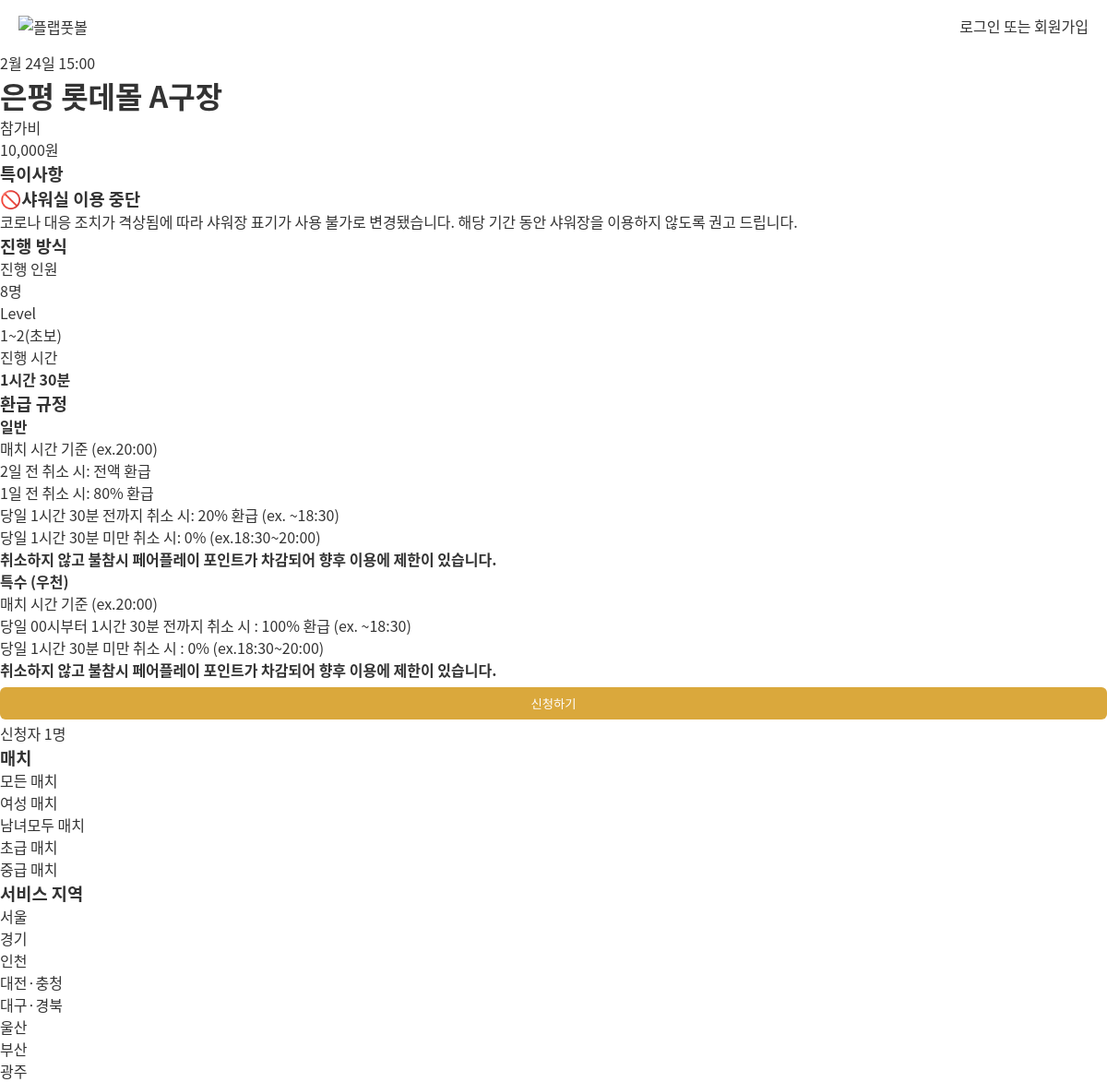
The app's page /16/ with its own data.
### todo_app/models.py (models this page shows, shortened)
class Todo(models.Model):
    city_choices={
        ('서울',"서울"),
        ('경기',"경기"),
        ('인천',"인천"),
        ('대전,충청',"대전,충청"),
        ('대구,경북',"대구,경북"),
        ('부산',"부산"),
        ('울산',"울산"),
        ('광주',"광주"),
    }
    level_choices={
        ("1~5(전체)","1~5(전체)"),
        ('1~2(초보)',"1~2(초보)"),
        ('3~4(중수)',"3~4(중수)"),
        ('5(고수)',"5(고수)"),
    }
    sex_choices={
        ('남녀모두',"남녀모두"),
        ('남자만',"남자만"),
        ('여자만',"여자만"),
    }
    time_choices={
        ('09:00','09:00'),
        ('11:00','11:00'),
        ("13:00","13:00"),
        ('15:00','15:00'),
        ('17:00','17:00'),
        ("19:00","19:00"),
        ('21:00','21:00'),
    }
    objects=models.Manager
    title=models.CharField(max_length=100)  #정확한 주소
    sex=models.CharField(max_length=80,choices=sex_choices,null=True)  #성별
    city=models.CharField(max_length=80,choices=city_choices,null=True)  #도시
    level=models.CharField(max_length=80,choices=level_choices,null=True)  #수준
    now_date = models.DateTimeField(auto_now_add=True)  #현재시간
    schedule = models.DateField(blank=True,null=True)  #일정
    number=models.IntegerField(default=0) #인원수
    time=models.CharField(max_length=80,choices=time_choices,null=True)  #도시
    user=models.CharField(max_length=100,null=True)
    apply = models.ManyToManyField(settings.AUTH_USER_MODEL,blank=True, related_name='apply')

### todo_app/views.py (the view)
# urls.py: path('<int:todo_id>/',views.detailTodo,name="detailTodo"),
def detailTodo(request, todo_id):
    todo = get_object_or_404(Todo, pk=todo_id)
    return render(request, 'todo_app/detail.html', {'todo': todo})

### todo_app/templates/todo_app/detail.html (shortened to what this page needs)
{% extends 'base.html' %}
{%block content%}
<div id="app">
    <div class="contentWrapper matchDetail">
        <div class="matchWrap">
            <div class="sectionWrap">
                <div class="stadSec">
                    <div class="matchTime">
                        <p>{{ todo.schedule | date:'n월 j일' }} {{ todo.time }}</p>
                    </div>
                    <div class="matchPlace">
                        <h1 class="txtH w700h"><a></a>{{ todo.title }}</a></h1>
                    </div>
                    <div id="matchDetailApp" class="match-info__fee">
                        <div class="matchFee"><span>참가비</span>
                            <p>10,000원</p>
                        </div>
                    </div>
                </div>
                <div id="matchLevel" class="stadSec">
                    <div class="titleWrap">
                        <h3>특이사항</h3>
                    </div>
                    <div class="match-detail__notice corona19-shower">
                        <h3>🚫샤워실 이용 중단</h3>
                        <p>코로나 대응 조치가 격상됨에 따라 샤워장 표기가 사용 불가로 변경됐습니다. 해당 기간 동안 샤워장을 이용하지 않도록 권고 드립니다.</p>
                    </div>
                </div>
                <div class="stadSec" id="mnRule">
                    <div class="titleWrap">
                        <h3>진행 방식</h3>
                    </div>
                    <div class="plabfitFeature">
                        <ul>
                            <li>
                                <span>진행 인원</span>
                                <p>{{ todo.number }}명</p>
                            </li>
                            <li>
                                <span>Level</span>
                                <p>{{ todo.level }}</p>
                            </li>
                            <li>
                                <span>진행 시간</span>
                                <p><strong>1시간 30분</strong></p>
                            </li>
                        </ul>
                    </div>
                </div>
                <div class="stadSec" id="mnTerm">
                    <div class="titleWrap">
                        <h3>환급 규정</h3>
                    </div>
                    <div class="stadInner">
                        <ul class="matchRule">
                            <h4>일반</h4>
                            <li>매치 시간 기준 (ex.20:00)</li>
                            <li>2일 전 취소 시: 전액 환급</li>
                            <li>1일 전 취소 시: 80% 환급</li>
                            <li>당일 1시간 30분 전까지 취소 시: 20% 환급 (ex. ~18:30)</li>
                            <li>당일 1시간 30분 미만 취소 시: 0% (ex.18:30~20:00)</li>
                            <p><strong>취소하지 않고 불참시 페어플레이 포인트가 차감되어 향후 이용에 제한이 있습니다.</strong></p>
                        </ul>
                        <ul class="matchRule">
                            <h4>특수 (우천)</h4>
                            <li>매치 시간 기준 (ex.20:00)</li>
                            <li>당일 00시부터 1시간 30분 전까지 취소 시 : 100% 환급 (ex. ~18:30)</li>
                            <li>당일 1시간 30분 미만 취소 시 : 0% (ex.18:30~20:00)</li>
                            <p><strong>취소하지 않고 불참시 페어플레이 포인트가 차감되어 향후 이용에 제한이 있습니다.</strong></p>
                        </ul>
                    </div>
                </div>
                <div id="matchApply">
                    <div class="letsPlab">
                        <div class="lpWrapper">
                            <div>
                                <input type="button" class="btn btn-info btn-sm like" name="{{ todo.id }}" value="신청하기"
                                  style="margin-top: 7px">
                                <p id="count-{{ todo.id }}" style="font:bold 1em; margin-top: 3px">
                                  신청자&nbsp;{{ todo.apply.all.count }}명</p>
                              </div>
                        </div>
                    </div>
                </div>
            </div>
        </div>
    </div>
</div>
{% endblock content %}

### templates/base.html (style rules this page uses)
#app { margin: 0 auto; background-color: white; }
body, html { margin: 0; font-family: 'Apple SD Gothic Neo', 'Noto Sans CJK KR', 'Malgun Gothic', 'dotum', 'gulim', sans-serif; color: #333; background-color: white; width: 100%; height: 100%; transition: 0.25s; -webkit-transition: 0.25s; -moz-transition: 0.25s; -o-transition: 0.25s; }
html, body, div, span, applet, object, iframe, h1, h2, h3, h4, h5, h6, p, blockquote, pre, a, abbr, acronym, address, big, cite, code, del, dfn, em, img, ins, kbd, q, s, samp, small, strike, strong, sub, sup, tt, var, b, u, i, center, dl, dt, dd, ol, ul, li, fieldset, form, label, legend, table, caption, tbody, tfoot, thead, tr, th, td, article, aside, canvas, details, embed, figure, figcaption, footer, header, hgroup, menu, nav, output, ruby, section, summary, time, mark, audio, video { margin: 0; padding: 0; border: 0; vertical-align: baseline; }
.btn { width: 100%; background-color:rgb(218, 168, 60); color: white; border-radius: 6px; border: none; box-shadow: none; padding: 8px 5px; -webkit-transition: background-color 0.3s ease-out; -moz-transition: background-color 0.3s ease-out; -o-transition: background-color 0.3s ease-out; transition: background-color 0.3s ease-out; -webkit-appearance: none; display: block; text-align: center; cursor: pointer; }
ol, ul, li { list-style: none; }

### records on screen
Todo: schedule "2월 24일", time "15:00", title "은평 롯데몰 A구장", number "8", level "1~2(초보)", apply.all.count "1"
